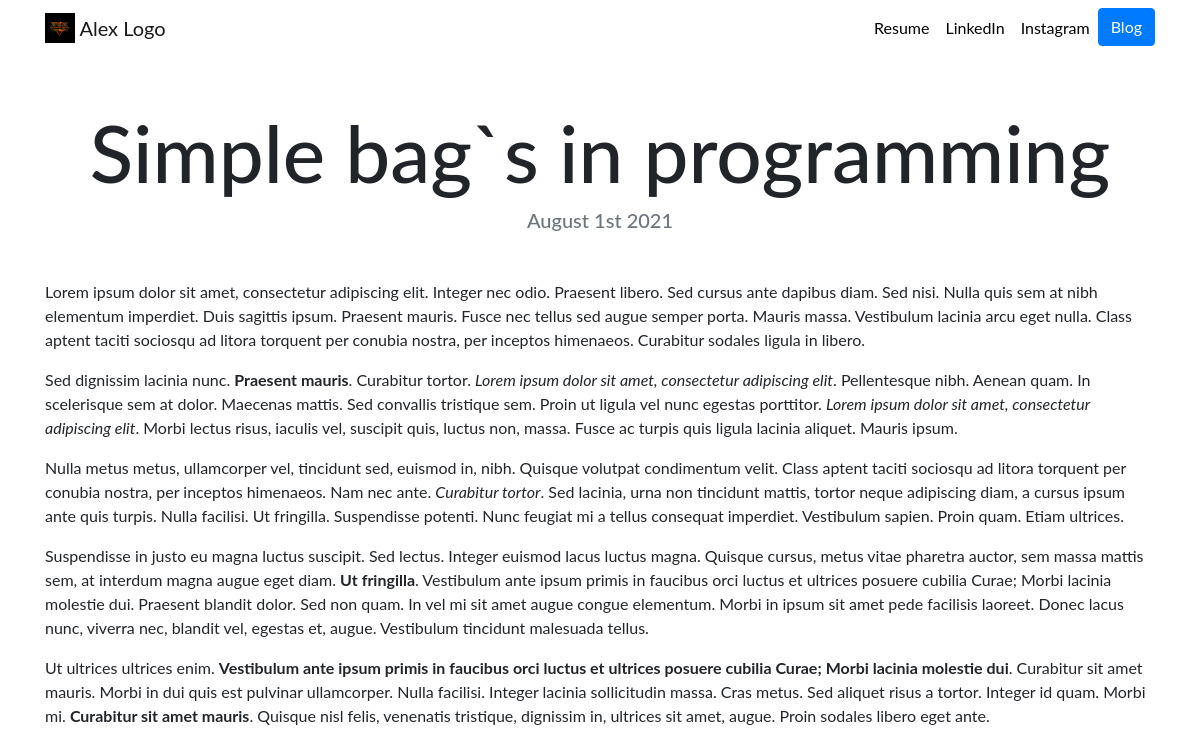
/blog/5/, run on the app's committed database.
### blog/models.py (models this page shows, shortened)
class Blog(models.Model):
    url = models.CharField(max_length=200)
    date = models.DateField('Date')
    text = models.TextField()

### blog/views.py (the view)
# urls.py: path('<int:blog_id>/', views.detail, name='detail'),
def detail(request, blog_id):
    blog = get_object_or_404(Blog, pk=blog_id)
    return render(request, 'blog/detail.html', {'blog': blog})

### blog/templates/blog/detail.html (shortened to what this page needs)
<!DOCTYPE html>
<html lang="en">
<head>
</head>
<body>
{% extends 'portfolio/base.html' %}
{% load static %}
{% block content %}
    <h1 class="text-center mt-5" id="blogdetailtitle">{{ blog.url }}</h1>
    <h5 class="text-center text-muted mb-5">{{ blog.date|date:'F jS Y' }}</h5>
    {{ blog.text|safe }}
{% endblock %}

### portfolio/static/portfolio/custom.css (style rules this page uses)
body { font-family: 'Lato', sans-serif; }
@media (min-width: 992px) { #blogdetailtitle { font-size: 5rem; } }

### data on the page
Blog: url "Simple bag`s in programming", date "August 1st 2021", text "Lorem ipsum dolor sit amet, consectetur adipiscing elit. Integer nec odio. Praesent libero. Sed cursus ante dapibus diam. Sed nisi. Nulla quis sem at nibh elementum imperdiet. Duis sagittis ipsum. Praesent mauris. Fusce nec tellus sed augue semper porta. Mauris massa. Vestibulum lacinia arcu eget nulla. Class aptent taciti sociosqu ad litora torquent per conubia nostra, per inceptos himenaeos. Curabitur sodales ligula in libero. Sed dignissim lacinia nunc. Praesent mauris . Curabitur tortor. Lorem ipsum dolor sit amet, consectetur adipiscing elit . Pellentesque nibh. Aenean quam. In scelerisque sem at dolor. Maecenas mattis. Sed convallis tristique sem. Proin ut ligula vel nunc egestas…"
